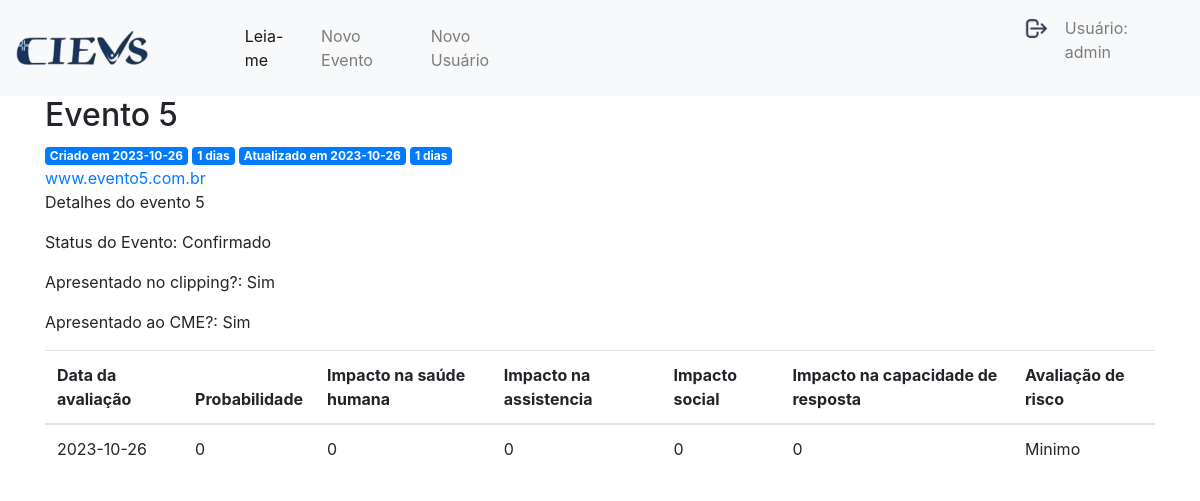
Page /5 (signed in) on the committed database.
### tables this page shows
CREATE TABLE user (
  id INTEGER PRIMARY KEY AUTOINCREMENT,
  username TEXT UNIQUE NOT NULL,
  password TEXT NOT NULL
);

CREATE TABLE posts (
  id INTEGER PRIMARY KEY AUTOINCREMENT,
  created DATE,
  updated DATE,
  title VARCHAR NOT NULL,
  links VARCHAR NOT NULL,
  details TEXT NOT NULL,
  status_evento VARCHAR NOT NULL, 
  clipping BOOLEAN,
  cme BOOLEAN,
  data_insercao_no_clipping DATE, 
  ultima_data_no_clipping DATE, 
  data_inicio_monitoramento_no_cme DATE, 
  data_encerramento_do_monitaramento DATE, 
  ultima_avaliacao_risco VARCHAR,
  compartilhamento_da_informacao BOOLEAN 
);

CREATE TABLE avaliacoes (
	id INTEGER NOT NULL, 
	data_da_avaliacao DATE NOT NULL, 
	avaliado_por VARCHAR, 
	avaliacao01 INTEGER, 
	avaliacao02 INTEGER, 
	avaliacao03 INTEGER, 
	avaliacao04 INTEGER, 
	avaliacao05 INTEGER, 
	avaliacao06 INTEGER, 
	avaliacao07 INTEGER, 
	avaliacao08 INTEGER, 
	avaliacao09 INTEGER, 
	avaliacao10 INTEGER, 
	avaliacao11 INTEGER, 
	avaliacao12 INTEGER, 
	avaliacao13 INTEGER, 
	avaliacao14 INTEGER, 
	avaliacao15 INTEGER, 
	avaliacao16 INTEGER, 
	avaliacao17 INTEGER, 
	avaliacao18 INTEGER, 
	avaliacao19 INTEGER, 
	avaliacao20 INTEGER, 
	avaliacao21 INTEGER, 
	probabilidade INTEGER, 
	impacto_saude_humana INTEGER, 
	impacto_na_assistencia INTEGER, 
	impacto_social INTEGER, 
	impacto_na_capacidade_de_resposta INTEGER, 
	avaliacao_de_risco VARCHAR, 
	PRIMARY KEY (id, data_da_avaliacao), 
	FOREIGN KEY(id) REFERENCES posts (id)
);

### app.py (the view)
@app.route('/<int:post_id>')
def post(post_id):
    post = get_post(post_id)
    avaliacao = get_avaliacao(post_id)
    cdays = (date.today() - datetime.strptime(post['created'], '%Y-%m-%d').date()).days
    udays = (date.today() - datetime.strptime(post['updated'], '%Y-%m-%d').date()).days
    return render_template('post.html', post = post, cdays = cdays, udays = udays, avaliacao = avaliacao)

### app.py (called while the page is built)
def get_db_connection():
    conn = sqlite3.connect('database.db')
    conn.row_factory = sqlite3.Row
    return conn

def get_post(post_id):
    conn = get_db_connection()
    post = conn.execute('SELECT * FROM posts WHERE id = ?', (post_id,)).fetchone()
    conn.close()
    if post is None:
        abort(404)
    return post

def get_avaliacao(post_id):
    conn = get_db_connection()
    avaliacao = conn.execute('SELECT * FROM avaliacoes WHERE id = ?', (post_id,)).fetchall()
    conn.close()
    if avaliacao is None:
        abort(404)
    return avaliacao

@app.before_request
def load_logged_in_user():
    user_id = session.get('user_id')
    if user_id is None:
        g.user = None
    else:
        g.user = get_db_connection().execute(
            'SELECT * FROM user WHERE id = ?', (user_id,)
        ).fetchone()

### templates/post.html
{% extends 'base.html' %}
{% block content %}
    <h2>{% block title %} {{ post['title'] }} {% endblock %}</h2>
    <span class="badge badge-primary">Criado em {{ post['created'] }}</span>
    <span class="badge badge-primary">{{ cdays }} dias</span>
    <span class="badge badge-primary">Atualizado em {{ post['updated'] }}</span>
    <span class="badge badge-primary">{{ udays }} dias</span>
    <br><a href="{{ post['links']}}">{{ post['links'] }}</a>
    <p>{{ post['details'] }}</p>
    <p>Status do Evento: {{ post['status_evento'] }}</p>
    {% if post['clipping']%}
    <p>Apresentado no clipping?: Sim</p>
    {% else %}
    <p>Apresentado no clipping?: Não</p>
    {% endif %}
    {% if post['cme']%}
    <p>Apresentado ao CME?: Sim</p>
    {% else %}
    <p>Apresentado ao CME?: Não</p>
    {% endif %}
    <div>
        <table class="table">
            <thead>
                <tr>
                    <th>Data da avaliação</th>
                    <th>Probabilidade</th>
                    <th>Impacto na saúde humana</th>
                    <th>Impacto na assistencia</th>
                    <th>Impacto social</th>
                    <th>Impacto na capacidade de resposta</th>
                    <th>Avaliação de risco</th>
                </tr>
            </thead>
            <tbody>
                {% for n in avaliacao %}
                <tr>
                    <td>{{ n['data_da_avaliacao'] }}</td>
                    <td>{{ n['probabilidade'] }}</td>
                    <td>{{ n['impacto_saude_humana'] }}</td>
                    <td>{{ n['impacto_na_assistencia'] }}</td>
                    <td>{{ n['impacto_social'] }}</td>
                    <td>{{ n['impacto_na_capacidade_de_resposta'] }}</td>
                    <td>{{ n['avaliacao_de_risco'] }}</td>
                </tr>
                {% endfor %}
            </tbody>
        </table>
    </div>
{% endblock %}

### templates/base.html (shortened to what this page needs)
<!doctype html>
<html lang="pt">
  <head>
    <link rel="stylesheet" href="https://stackpath.bootstrapcdn.com/bootstrap/4.3.1/css/bootstrap.min.css">
    <link rel="stylesheet" href="../static/css/style.css">
  </head>
  <body>
    <nav class="navbar navbar-expand-md navbar-light bg-light">
        <a href="{{ url_for('index')}}"><img src="../static/img/cievs.png" class="img-navbar"></a>
        <div class="collapse navbar-collapse" id="navbarNav">
            <ul class="navbar-nav mr-auto">
                <li class="nav-item active">
                    <a class="nav-link" href="#">Leia-me</a>
                </li>
                {% if session.get('user_id') %}
                <li class="nav-item">
                    <a class="nav-link" href="{{url_for('create')}}">Novo Evento</a>
                </li>
                {% if g.user['username'] == 'admin' %}
                    <li class="nav-item">
                        <a class="nav-link" href="{{url_for('register')}}">Novo Usuário</a>
                    </li>
                {% endif %}
                {% endif %}
            </ul>
            <ul class="navbar-nav">
                {% if session.get('user_id') %}
                <li class="nav-item">
                    <a class="nav-link" href="{{url_for('logout')}}"><img src="../static/img/7612790.png" class="btn-logout"></a>
                </li>
                <li class="nav-item">
                    <p class="nav-link"> Usuário: {{ g.user['username'] }} </p>
                </li>
                {% else %}
                <li class="nav-item">
                    <a class="nav-link" href="{{url_for('login')}}">Login</a>
                </li>
                {% endif %}
            </ul>
        </div>
    </nav>
    <div class="container">
        {% block content %} {% endblock %}
    </div>
  </body>
</html>

### static/css/style.css (style rules this page uses)
.img-navbar { height: 60%; width: 60%; }
.btn-logout { height: 5%; width: 5%; float: right; }

### rows in the picture
user: user.username "admin"
posts: title "Evento 5", created "2023-10-26", updated "2023-10-26", links "www.evento5.com.br", details "Detalhes do evento 5", status_evento "Confirmado"
avaliacoes: data_da_avaliacao "2023-10-26", probabilidade "0", impacto_saude_humana "0", impacto_na_assistencia "0", impacto_social "0", impacto_na_capacidade_de_resposta "0", avaliacao_de_risco "Minimo"

### other values in the picture
{{ cdays }} "1"
{{ udays }} "1"
